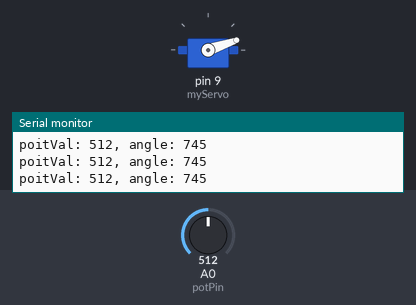
Recording of a sketch running on a simulated Arduino Uno, built with avr-gcc and run on an emulated ATmega328P. On the bench: servo, the last lines printed to the serial monitor. Inputs (shaded band) come from the test bench; at power-on: A0 (potPin) = 512.

Above: at 1.2 s.
1.3 s: A0 (potPin) set to 680
At 1.6 s:
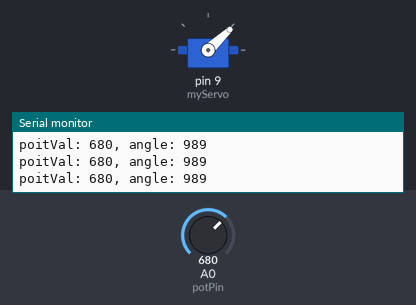
2.8 s: A0 (potPin) set to 705
At 3.3 s:
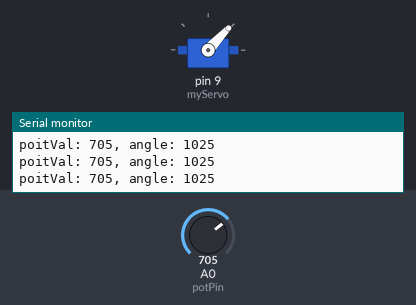
5.8 s: A0 (potPin) set to 987
At 6.9 s:
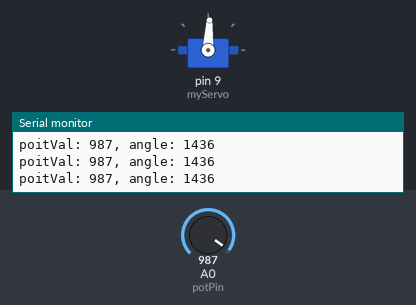
7.3 s: A0 (potPin) set to 1013
At 7.7 s:
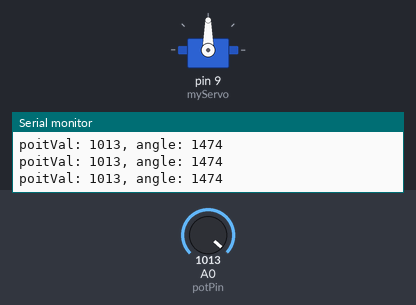
8.8 s: A0 (potPin) set to 900
At 9.3 s:
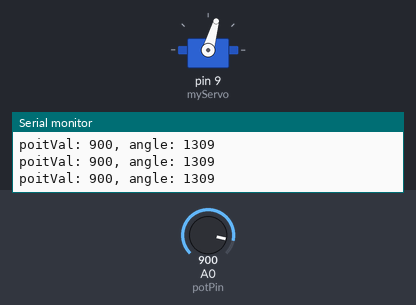
10.3 s: A0 (potPin) set to 511
At 11.2 s:
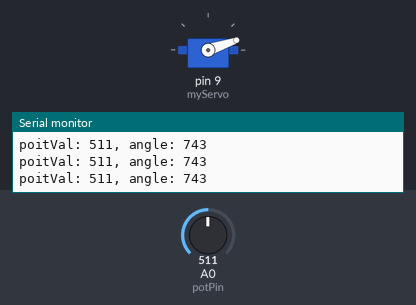
Timing chart, 0 to 13.3 s (numbered marks = the images above; inputs shaded):
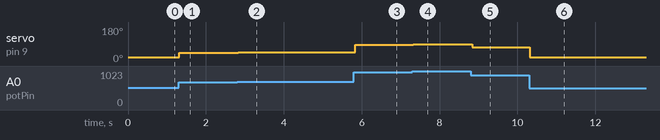

The sketch:

moodCue.ino
```cpp
#include <Servo.h>

Servo myServo;

int const potPin = A0;
int potVal;
int angle;

void setup() {
  myServo.attach(9);

  Serial.begin(9600);
}

void loop() {
  potVal = analogRead(potPin);
  Serial.print("poitVal: ");
  Serial.print(potVal);

  angle = map(potVal, 0, 123, 0, 179);
  Serial.print(", angle: ");
  Serial.println(angle);

  myServo.write(angle);
  delay(15);
}
```

Measured:
- after the input at 1.3 s, servo on pin 9 (myServo): 19° → 43° at once
- after the input at 2.8 s, servo on pin 9 (myServo): 43° → 47° at once
- after the input at 5.8 s, servo on pin 9 (myServo): 47° → 87° at once
- after the input at 7.3 s, servo on pin 9 (myServo): 87° → 90° at once
- after the input at 8.8 s, servo on pin 9 (myServo): 90° → 74° at once
- after the input at 10.3 s, servo on pin 9 (myServo): 74° → 19° at once
